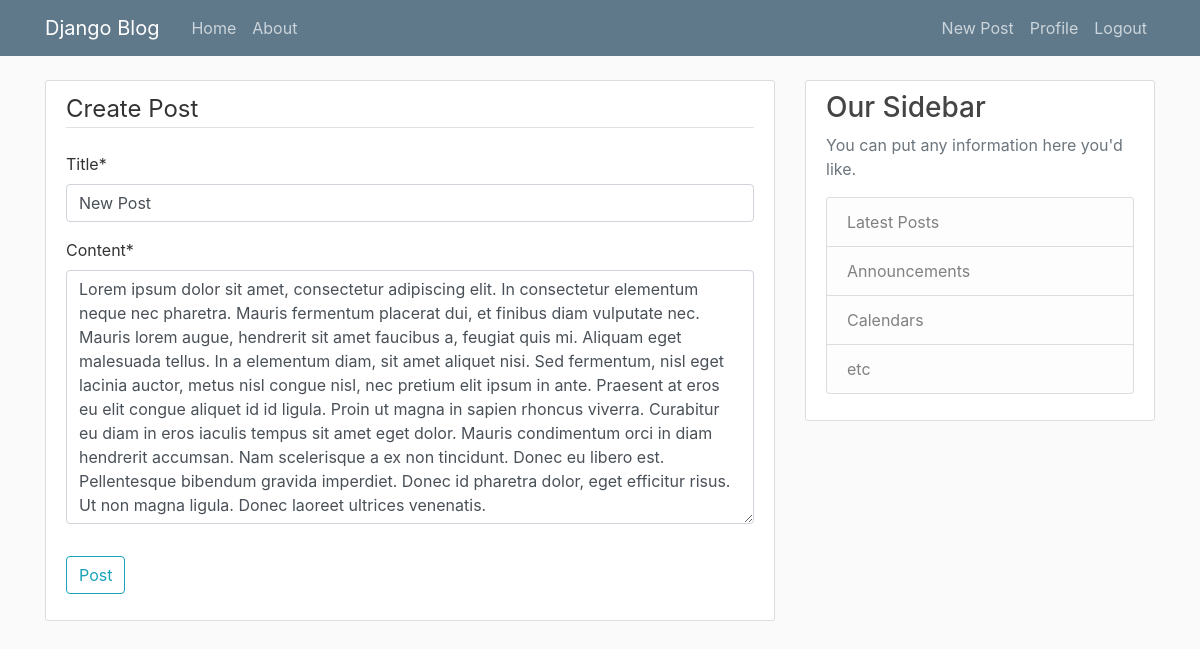
Screenshot of /post/26/update/ (signed in) with the database file from the repository.
### blog/models.py (models this page shows, shortened)
class Post(models.Model):
    title= models.CharField(max_length=100)
    content= models.TextField()
    author= models.ForeignKey(User, on_delete=models.CASCADE)
    date_posted= models.DateTimeField(auto_now_add=True)

### blog/views.py (the view, shortened to what this page needs)
# urls.py: path('post/<int:pk>/update/', PostUpdateView.as_view(), name='blog-update'),
class PostUpdateView(LoginRequiredMixin, UserPassesTestMixin, UpdateView):
    model = Post
    fields = ['title', 'content']
    def test_func(self):
        post = self.get_object()
        if self.request.user == post.author:
            return True
        return False

### blog/templates/blog/post_form.html (shortened to what this page needs)
{% extends 'blog/base.html' %}
{% block content %}
{% load crispy_forms_tags %}
  <div class="content-section">
        <form method="POST">
            <fieldset class="form-group">
                <legend class="border-bottom mb-4">Create Post</legend>
                {{ form|crispy }}
            </fieldset>
            <div class="form-group">
                <button class="btn btn-outline-info" type="submit">Post</button>
            </div>
        </form>
  </div>
{% endblock content%}

### blog/static/blog/main.css (style rules this page uses)
body { background: #fafafa; color: #333333; margin-top: 5rem; }
.content-section { background: #ffffff; padding: 10px 20px; border: 1px solid #dddddd; border-radius: 3px; margin-bottom: 20px; }

### rows the page displays
Post: title "New Post", content "Lorem ipsum dolor sit amet, consectetur adipiscing elit. In consectetur elementum neque nec pharetra. Mauris fermentum placerat dui, et finibus diam vulputate nec. Mauris lorem augue, hendrerit sit amet faucibus a, feugiat quis mi. Aliquam eget malesuada tellus. In a elementum diam, sit amet aliquet nisi. Sed fermentum, nisl eget lacinia auctor, metus nisl congue nisl, nec pretium elit ipsum in ante. Praesent at eros eu elit congue aliquet id id ligula. Proin ut magna in sapien rhoncus viverra. Curabitur eu diam in eros iaculis tempus sit amet eget dolor. Mauris condimentum orci in diam hendrerit accumsan. Nam scelerisque a ex non tincidunt. Donec eu libero est. Pellentesque bibendum…"
